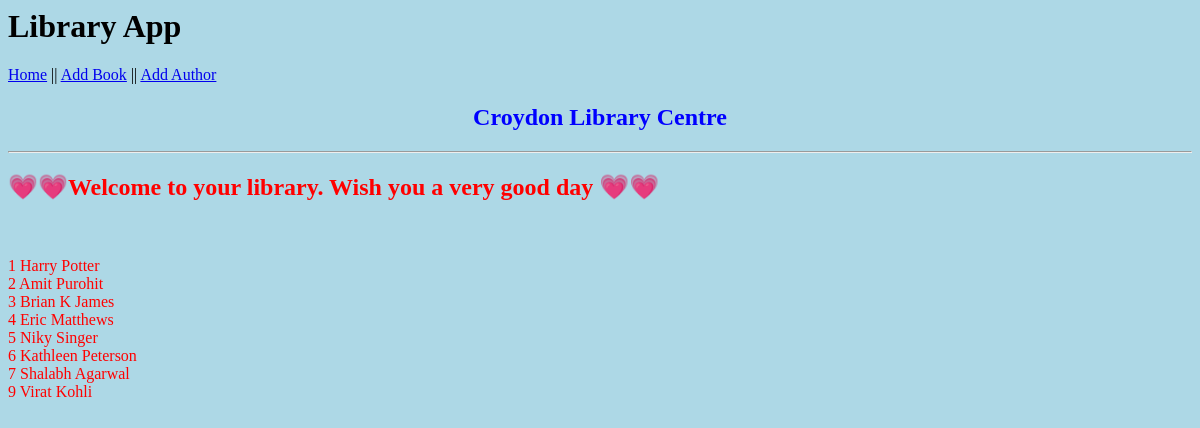
Page /author on the earlier database version.
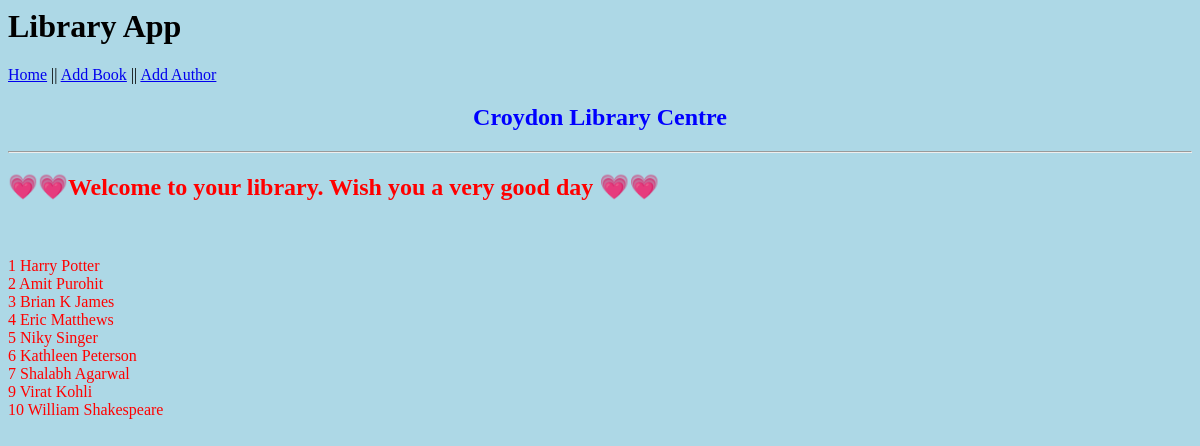
Same page on the later database version.
### application/models.py (models this page shows)
class Author(db.Model):
    id = db.Column(db.Integer, primary_key = True)
    author_name = db.Column(db.String(30))
    books = db.relationship('Book', backref='author')
    def __str__(self):
        return f"{self.author_name}"

### application/routes.py (the view)
@app.route('/author')
def author():
    authors = Author.query.all()
    return render_template('index2.html', authors = authors)

### application/templates/index2.html
{% extends 'layout.html' %}
{% block body %}
<h2 style="color: blue; text-align: center;">Croydon Library Centre</h2>
<hr>
<span style="color:red">
<marquee width="100%" direction="left" height="50px">
<h2>&#128151;&#128151;Welcome to your library. Wish you a very good day &#128151;&#128151;</h2></marquee>
<br><br>
        {% for author in authors %}
        {{ author.id.__str__() + " " + author.__str__() }}
        <br>
        {% endfor %}
{% endblock body %}

Differences in the rows shown:
added Author: id.__str__ "10 William Shakespeare"
